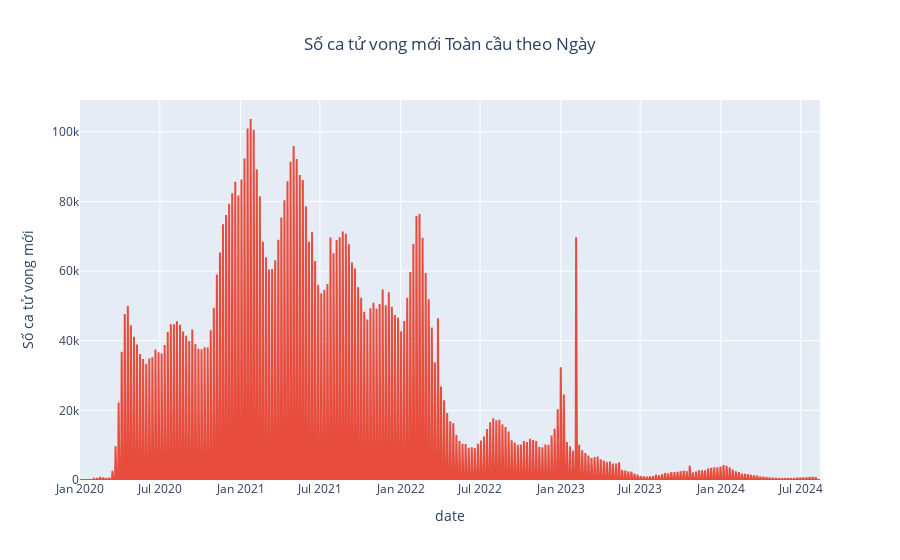

Write notebook code for a chart like this one.
### Code cell
# Nhóm dữ liệu toàn cầu theo ngày
global_daily_deaths = df_countries.groupby('date')['new_deaths'].sum()

# Vẽ biểu đồ vùng
fig = px.area(
    global_daily_deaths,
    x=global_daily_deaths.index,
    y=global_daily_deaths.values,
    title='Số ca tử vong mới Toàn cầu theo Ngày',
    labels={'x': 'Ngày', 'y': 'Số ca tử vong mới'},
    color_discrete_sequence=['#E74C3C'] # Đổi màu cho khác
)

fig.update_layout(title_x=0.5)
fig.show()

### Figure 1 — Plotly figure (JSON) as saved in the notebook; plotly's stock layout.template omitted (floating-point values rounded to 4 significant figures; data arrays with more than 128 entries replaced by an {"elided": "..."} marker saying what was removed)
{"data": [{"fillpattern": {"shape": ""}, "hovertemplate": "date=%{x}<br>Số ca tử vong mới=%{y}<extra></extra>", "legendgroup": "", "line": {"color": "#E74C3C"}, "marker": {"symbol": "circle"}, "mode": "lines", "name": "", "orientation": "v", "showlegend": false, "stackgroup": "1", "type": "scatter", "x": {"elided": "1688 str values"}, "xaxis": "x", "y": {"elided": "1688 int values"}, "yaxis": "y"}], "layout": {"legend": {"tracegroupgap": 0}, "title": {"text": "Số ca tử vong mới Toàn cầu theo Ngày", "x": 0.5}, "xaxis": {"anchor": "y", "domain": [0, 1], "title": {"text": "date"}}, "yaxis": {"anchor": "x", "domain": [0, 1], "title": {"text": "Số ca tử vong mới"}}}}
